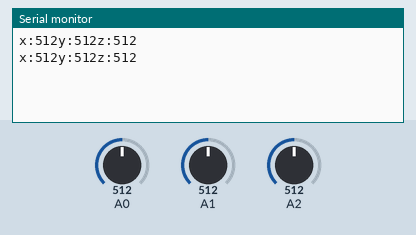
Simulated run of this sketch. Board: Arduino Uno, built with avr-gcc and run on an emulated ATmega328P. On the bench: the last lines printed to the serial monitor. The test bench sets the inputs (shaded band); at power-on: A0 = 512, A1 = 512, A2 = 512.

Above: at 1.8 s.
1.9 s: A0 set to 716
At 2.7 s:
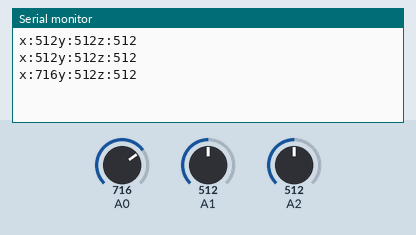
3.4 s: A1 set to 716
At 4.3 s:
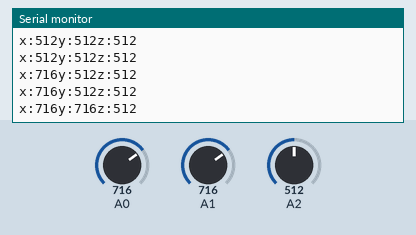
4.9 s: A2 set to 716
At 5.8 s:
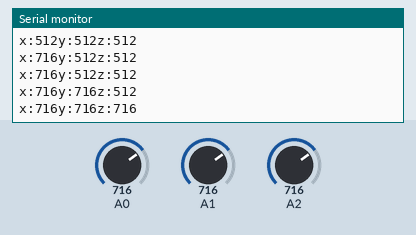
6.4 s: A0 set to 900
At 7.7 s:
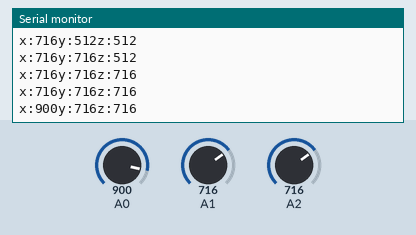
7.9 s: A1 set to 900
At 8.7 s:
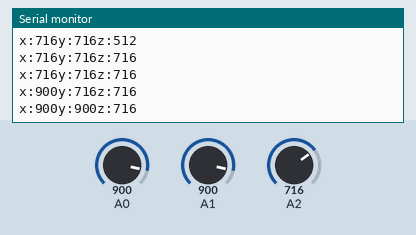
9.4 s: A2 set to 900
At 10.8 s:
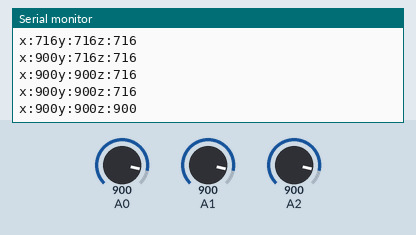
Timing chart, 0 to 11.9 s (numbered marks = the images above; inputs shaded):
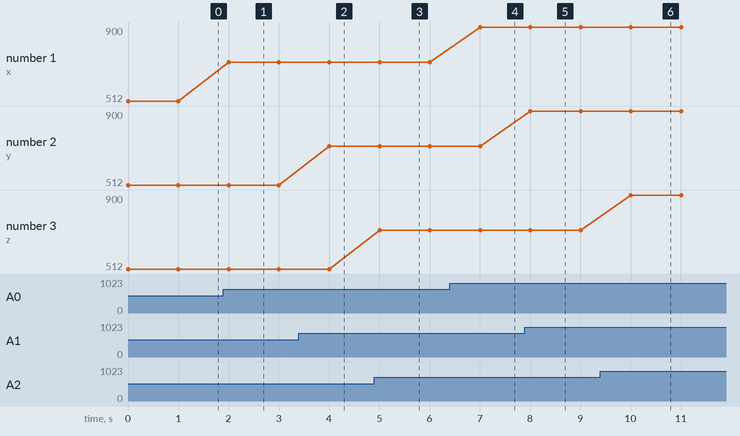

The sketch:

accele.ino
```cpp
void setup(){
  Serial.begin(9600);
}
void loop(){
   long int x, y, z;
   x = y = z = 0;
   x = analogRead(0);
   y = analogRead(1);
   z = analogRead(2);
   Serial.print("x:");
   Serial.print(x);
   Serial.print("y:");
   Serial.print(y);
   Serial.print("z:");
   Serial.println(z);
   delay(1000);
}
```

Measured:
- after the input at 1.9 s, the serial monitor: prints a new line after 0.10 s (image 1)
- after the input at 3.4 s, the serial monitor: prints a new line after 0.60 s (image 2)
- after the input at 4.9 s, the serial monitor: prints a new line after 0.10 s (image 3)
- after the input at 6.4 s, the serial monitor: prints a new line after 0.61 s (image 4)
- after the input at 7.9 s, the serial monitor: prints a new line after 0.11 s (image 5)
- after the input at 9.4 s, the serial monitor: prints a new line after 0.61 s (image 6)
- plotted number 1: 512 → 716 after the input at 1.9 s, 716 → 900 after the input at 6.4 s
